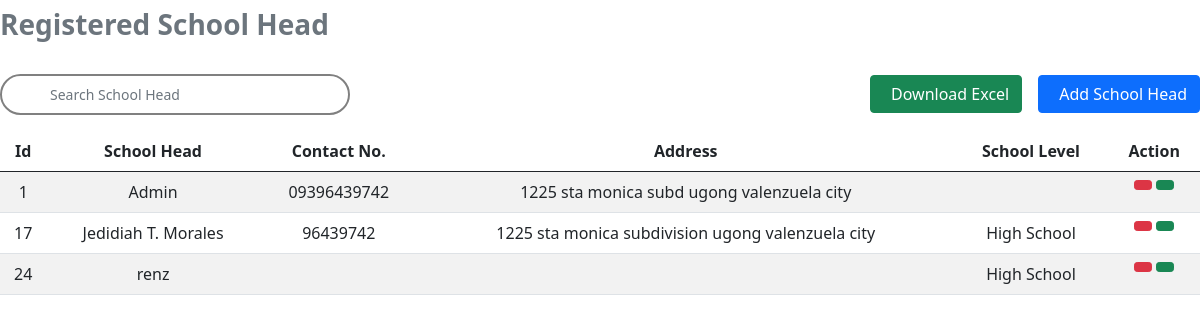
Page /table.php on the committed database.
### tables this page shows
CREATE TABLE `profile` (
  `id` int(11) NOT NULL,
  `name` varchar(300) NOT NULL,
  `bday` varchar(250) NOT NULL,
  `address` varchar(500) NOT NULL,
  `email` varchar(1000) NOT NULL,
  `contactNo` varchar(250) NOT NULL,
  `sex` varchar(250) NOT NULL,
  `yearAsSchoolHead` varchar(250) NOT NULL,
  `duration` varchar(250) NOT NULL,
  `learnersPerf` varchar(250) NOT NULL,
  `teacherPerf` varchar(250) NOT NULL,
  `financialMng` varchar(250) NOT NULL,
  `complaints` varchar(250) NOT NULL,
  `picture` varchar(1000) NOT NULL,
  `school` varchar(500) NOT NULL,
  `citizenship` varchar(250) NOT NULL,
  `civil` varchar(250) NOT NULL,
  `zipcode` varchar(250) NOT NULL,
  `employeeNo` varchar(250) NOT NULL,
  `placeBirth` varchar(250) NOT NULL
);

### table.php (the view, shortened to what this page needs)
<?php
    require "db.php";
    $q = "SELECT * FROM `profile`";
    $list = $con->query($q);
    $fetch = $list->fetch_assoc();
?>
<!DOCTYPE html>
<html lang="en">
<head>
    <link href="https://cdn.jsdelivr.net/npm/bootstrap@5.0.2/dist/css/bootstrap.min.css" rel="stylesheet">
</head>
<body>
    <div class=" text-secondary fw-bold p-2 ps-0 mb-3 w-50 h3">Registered School Head</div>
    <div class="d-flex align-items-center justify-content-between mb-3 mt-4 position-relative">
        <div class="d-flex align-items-center gap-4">
            <input id='searchBar' class="form-control form-control-sm fs-17 py-2 ps-5" style="border: 2px solid grey; border-radius: 100vmax; width: 350px;" type="text" placeholder='Search School Head'
            aria-label="Search">
        </div>
        <div class="d-flex gap-3">
            <button id='excelBtn' class='btn btn-success '><i class="fa-solid fa-file-arrow-down pe-2"></i>Download Excel</button>
            <button type="button" class="btn btn-primary " data-bs-toggle="modal" data-bs-target="#addSchool"><i class="fa-solid fa-plus pe-2"></i>Add School Head</button>
        </div>
    </div>
    <div class="table-responsive md" style="max-height: 480px;">
        <table id='tableToXLS' class='table text-center table-striped'>
            <thead>
                <tr>
                    <th>Id</th>
                    <th>School Head</th>
                    <th>Contact No.</th>
                    <th>Address</th>
                    <th>School Level</th>
                    <th colspan='3'>Action</th>
                </tr>
            </thead>
            <tbody id="idForSearchOutput">
                <?php if($list->num_rows){ ?>
                    <?php do{ ?>
                        <tr>
                            <td><?php echo $fetch['id'] ?></td>
                            <td><?php echo $fetch['name'] ?></td>
                            <td><?php echo $fetch['contactNo'] ?></td>
                            <td><?php echo $fetch['address'] ?></td>
                            <td><?php echo $fetch['school'] ?></td>
                            <td>
                                <div class="d-flex gap-1 justify-content-center">
                                    <button title="Delete" class="btn btn-danger btn-sm" id='deleteBtn' value='<?php echo $fetch['id'] ?>'><i class="fa-solid fa-trash"></i></button>
                                    <button title="View Equipment" class="btn btn-success btn-sm" id="viewBtn" value='<?php echo $fetch['email'] ?>'><i class="fa-solid fa-eye"></i></button>
                                </div>
                            </td>
                        </tr>
                    <?php }while($fetch = $list->fetch_assoc()) ?>
                <?php }else{ ?>
                    <tr>
                        <td colspan='12'>No data</td>
                    </tr>
                <?php } ?>
            </tbody>
        </table>
    </div>
</body>
</html>

### rows in the picture
profile: id "1", name "Admin", contactNo "09396439742", address "1225 sta monica subd ugong valenzuela city"
profile: id "17", name "Jedidiah T. Morales", contactNo "96439742", address "1225 sta monica subdivision ugong valenzuela city", school "High School"
profile: id "24", name "renz", school "High School"
